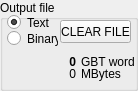
   <widget class="QGroupBox" name="groupBoxFile">
    <property name="geometry">
     <rect>
      <x>0</x>
      <y>130</y>
      <width>138</width>
      <height>91</height>
     </rect>
    </property>
    <property name="title">
     <string>Output file</string>
    </property>
    <widget class="QRadioButton" name="radioButtonText">
     <property name="geometry">
      <rect>
       <x>7</x>
       <y>14</y>
       <width>51</width>
       <height>17</height>
      </rect>
     </property>
     <property name="text">
      <string>Text</string>
     </property>
     <property name="checked">
      <bool>true</bool>
     </property>
    </widget>
    <widget class="QRadioButton" name="radioButtonBinary">
     <property name="geometry">
      <rect>
       <x>7</x>
       <y>30</y>
       <width>51</width>
       <height>17</height>
      </rect>
     </property>
     <property name="text">
      <string>Binary</string>
     </property>
    </widget>
    <widget class="QPushButton" name="buttonClear">
     <property name="geometry">
      <rect>
       <x>60</x>
       <y>20</y>
       <width>71</width>
       <height>23</height>
      </rect>
     </property>
     <property name="toolTip">
      <string notr="true">Delete all data in Readout.GBT and reset counters</string>
     </property>
     <property name="locale">
      <locale language="English" country="World"/>
     </property>
     <property name="text">
      <string>CLEAR FILE</string>
     </property>
    </widget>
    <widget class="QLabel" name="labelCountWords">
     <property name="geometry">
      <rect>
       <x>0</x>
       <y>54</y>
       <width>76</width>
       <height>16</height>
      </rect>
     </property>
     <property name="font">
      <font>
       <weight>75</weight>
       <bold>true</bold>
      </font>
     </property>
     <property name="locale">
      <locale language="English" country="World"/>
     </property>
     <property name="text">
      <string>0</string>
     </property>
     <property name="alignment">
      <set>Qt::AlignRight|Qt::AlignTrailing|Qt::AlignVCenter</set>
     </property>
    </widget>
    <widget class="QLabel" name="labelCountMB">
     <property name="geometry">
      <rect>
       <x>0</x>
       <y>66</y>
       <width>76</width>
       <height>16</height>
      </rect>
     </property>
     <property name="font">
      <font>
       <weight>50</weight>
       <bold>false</bold>
      </font>
     </property>
     <property name="locale">
      <locale language="English" country="World"/>
     </property>
     <property name="text">
      <string>0</string>
     </property>
     <property name="alignment">
      <set>Qt::AlignRight|Qt::AlignTrailing|Qt::AlignVCenter</set>
     </property>
    </widget>
    <widget class="QLabel" name="labelTextWords">
     <property name="geometry">
      <rect>
       <x>81</x>
       <y>54</y>
       <width>53</width>
       <height>16</height>
      </rect>
     </property>
     <property name="font">
      <font>
       <weight>50</weight>
       <bold>false</bold>
      </font>
     </property>
     <property name="toolTipDuration">
      <number>-1</number>
     </property>
     <property name="locale">
      <locale language="English" country="World"/>
     </property>
     <property name="text">
      <string>GBT words</string>
     </property>
     <property name="alignment">
      <set>Qt::AlignLeading|Qt::AlignLeft|Qt::AlignVCenter</set>
     </property>
    </widget>
    <widget class="QLabel" name="labelTextMBs">
     <property name="geometry">
      <rect>
       <x>81</x>
       <y>66</y>
       <width>53</width>
       <height>16</height>
      </rect>
     </property>
     <property name="font">
      <font>
       <weight>50</weight>
       <bold>false</bold>
      </font>
     </property>
     <property name="toolTipDuration">
      <number>-1</number>
     </property>
     <property name="locale">
      <locale language="English" country="World"/>
     </property>
     <property name="text">
      <string>MBytes</string>
     </property>
     <property name="alignment">
      <set>Qt::AlignLeading|Qt::AlignLeft|Qt::AlignVCenter</set>
     </property>
    </widget>
   </widget>
